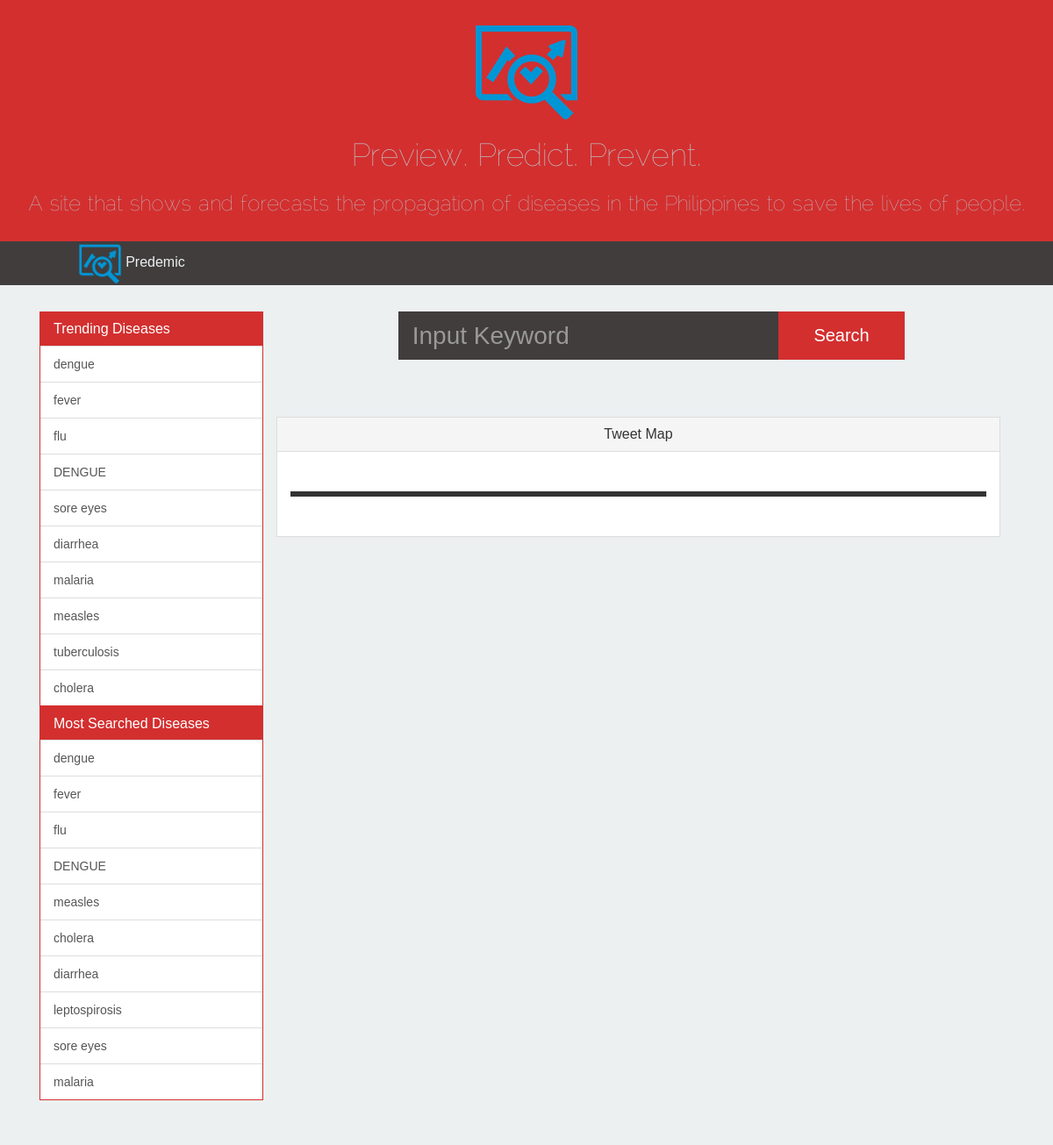
Before: /homepage/ with the older database file.
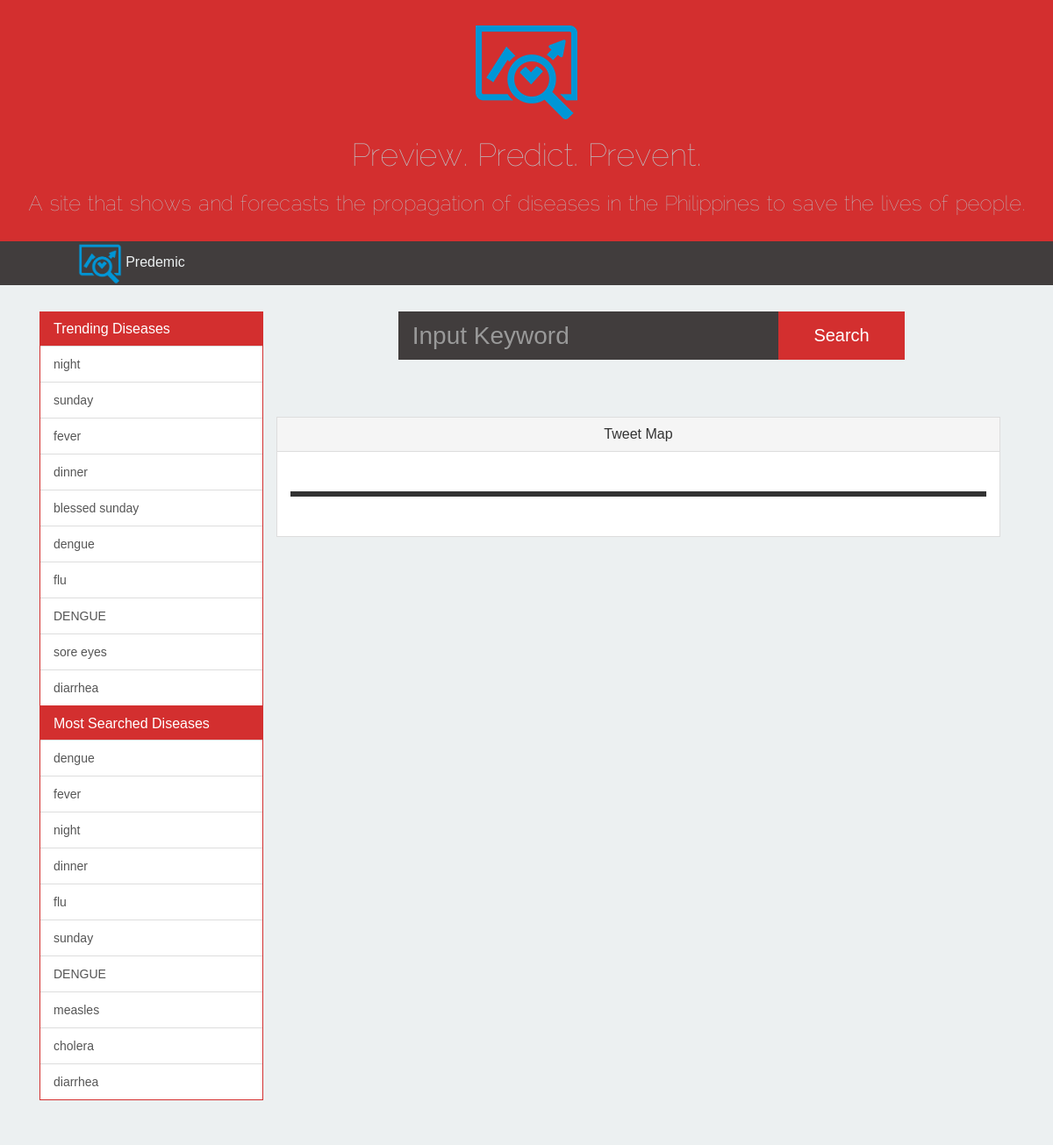
After: the same page with the newer database file.
### homepage/models.py (models this page shows, shortened)
class Keyword(models.Model):
	word = models.CharField(max_length=128, primary_key=True)
	date = models.DateTimeField()
	searchFrequency = models.PositiveSmallIntegerField(default=1)

### homepage/views.py (the view)
def index(request):
	topSearch = view_most_searched()
	trending = view_trending()
	context_dict = {'topSearch': topSearch, 'trending': trending}
	return render(request, 'homepage/index.html', context_dict)

### homepage/views.py (called while the page is built)
def view_most_searched():
	k = Keyword.objects.order_by('-searchFrequency')[:10]
	return k

def view_trending():
	t = Tweet.objects.values('keyword').order_by('-keyword__count').annotate(Count('keyword'))[:10]
	return t

### templates/homepage/index.html (shortened to what this page needs)
{% extends 'base.html' %}
{% load static %}
{% block css_block %}
    <link href="{% static "css/index.css" %}" rel="stylesheet">
{% endblock %}
{% block main_block %}
    <div id="search-div">
        <div id="search-div-wrapper">
            <input class="form-control input-lg" id="search-field" type="text" placeholder="Input Keyword"/>
            <button id="search-button" class="btn btn-success btn-lg">Search</button>
        </div>
    </div>
    <div id="geomap-div" class="row">
        <div class="panel panel-default">
            <div class="panel-heading">
                <h3 class="panel-title text-center">Tweet Map</h3>
            </div>
            <div class="panel-body">
                <div id="map-canvas">
                </div>
            </div>
        </div>
    </div>
{% endblock %}

### templates/base.html (shortened to what this page needs)
<!DOCTYPE html>
{% load static %}
<html>
<head>
	<link href="{% static "css/bootstrap.min.css" %}" rel="stylesheet">
    <link href="{% static "css/bootstrap-flat.min.css" %}" rel="stylesheet">
    <link href="{% static "css/base.css" %}" rel="stylesheet">
    <link href="{% static "css/main.css" %}" rel="stylesheet">
    {% block css_block %} {% endblock %}
</head>
<body>
    <div class="container-fluid">
        <div id="top-banner" class="row text-center">
            <img src="{% static "images/logo.png" %}"/>
            <h1>Preview. Predict. Prevent.</h1>
            <h3>A site that shows and forecasts the propagation of diseases in the Philippines to save the lives of people.<h3>
        </div>
        <div id="nav-div" class="row">
            <div class="col-md-3 text-center">
                <img src="{% static "images/logo.png" %}"width=50px height=50px />
                <span id="site-title">Predemic</span>
            </div>
        </div>
    	<div id="body-main" class="row">
    		<div class="col-md-3">
                <div class="panel-group" id="trending-div">
                    <div class="panel panel-primary panel-primary-custom">
                        <div class="panel-heading panel-heading-custom">
                            <h4 class="panel-title">
                                <a class="accordion-toggle" data-toggle="collapse" data-parent="#trending-div" href="#trending-div-list">Trending Diseases</a>
                            </h4>
                        </div>
                        <div class="panel-collapse collapse in" id="trending-div-list">
                            <div class="list-group">
                                {% if trending %}
                                    {% for item in trending %}
                                        <a href="#" class="list-group-item">{{ item.keyword }} </a>
                                    {% endfor %}
                                    {% else %}
                                        <strong>Nothing to display.</strong>
                                {% endif %}
                            </div>
                        </div>
                    </div>
                </div>
                <div class="panel-group" id="mostsearched-div">
                    <div class="panel panel-primary panel-primary-custom">
                        <div class="panel-heading panel-heading-custom">
                            <h4 class="panel-title">
                                <a class="accordion-toggle" data-toggle="collapse" data-parent="#mostsearched-div" href="#mostsearched-div-list">Most Searched Diseases</a>
                            </h4>
                        </div>
                        <div class="panel-collapse collapse in" id="mostsearched-div-list">
                            <div class="list-group">
                                {% if topSearch %}
                                    {% for item in topSearch %}
                                        <a href="#" class="list-group-item">{{ item.word }} </a>
                                    {% endfor %}
                                {% else %}
                                    <strong>Nothing to display</strong>
                                {% endif %}
                            </div>
                        </div>
                    </div>
                </div>
    		</div>
			<div class="col-md-9">
                {% block main_block %}{% endblock %}
			</div>
    	</div>
</body>
</html>

Changed rows visible on the page:
no longer on this page (row unchanged): Keyword: word "leptospirosis"
no longer on this page (row unchanged): Keyword: word "sore eyes"
no longer on this page (row unchanged): Keyword: word "malaria"
added Keyword: word "night"
added Keyword: word "dinner"
added Keyword: word "sunday"
Other visible differences:
new list line: "night"
new list line: "sunday"
new list line: "dinner"
new list line: "blessed sunday"
list line gone: "malaria"
list line gone: "measles"
list line gone: "tuberculosis"
list line gone: "cholera"
